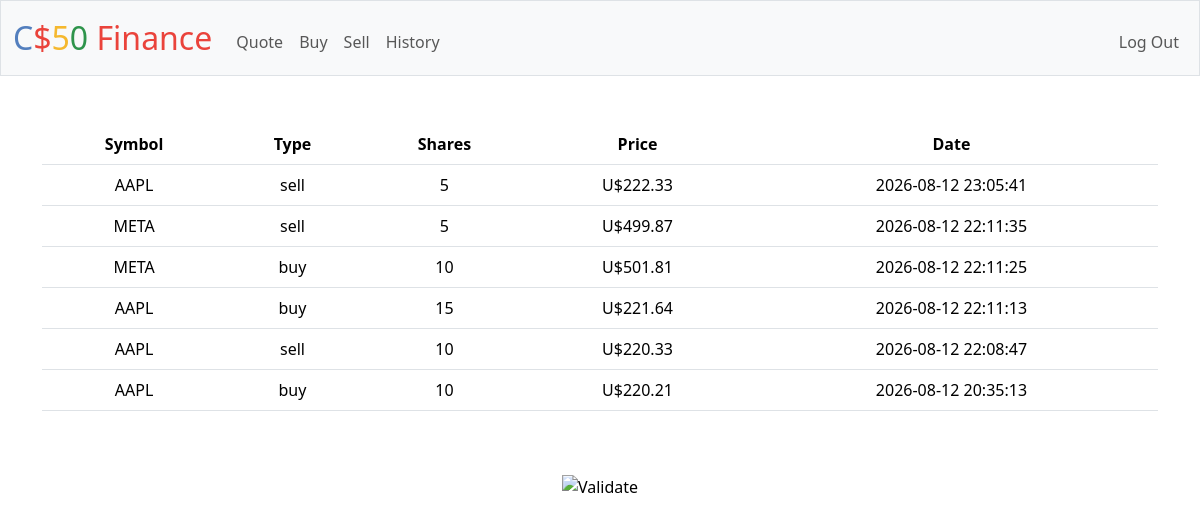
Screenshot of /history (signed in) with the database file from the repository.
### tables this page shows
CREATE TABLE transactions (
    id INTEGER PRIMARY KEY AUTOINCREMENT,
    user_id INTEGER NOT NULL,
    type TEXT NOT NULL,
    amount INTEGER NOT NULL,
    symbol TEXT NOT NULL,
    price FLOAT NOT NULL,
    date DATETIME NOT NULL,
    FOREIGN KEY (user_id) REFERENCES users(id)
);

### app.py (the view)
@app.route("/history")
@login_required
def history():
    history = db.execute("SELECT symbol, type, amount, price, date FROM transactions WHERE user_id = ? ORDER BY date DESC", session["user_id"])
    return render_template("history.html", history=history)

### app.py (called while the page is built)
@app.after_request
def after_request(response):
    response.headers["Cache-Control"] = "no-cache, no-store, must-revalidate"
    response.headers["Expires"] = 0
    response.headers["Pragma"] = "no-cache"
    return response

### helpers.py (called while the page is built)
def login_required(f):
    @wraps(f)
    def decorated_function(*args, **kwargs):
        if session.get("user_id") is None:
            return redirect("/login")
        return f(*args, **kwargs)
    return decorated_function

def usd(value):
    return f"${value:,.2f}"

### templates/history.html (shortened to what this page needs)
{% extends "layout.html" %}
{% block main %}
    <table class="table">
        <thead>
            <tr>
                <th>Symbol</th>
                <th>Type</th>
                <th>Shares</th>
                <th>Price</th>
                <th>Date</th>
            </tr>
        </thead>
        <tbody>
            {% for stock in history%}
                <tr>
                    <td>{{ stock.symbol.upper() }}</td>
                    <td>{{ stock.type }}</td>
                    <td>{{ stock.amount }}</td>
                    <td>U{{ stock.price | usd }}</td>
                    <td>{{ stock.date }}</td>
                </tr>
            {% endfor %}
        </tbody>
    </table>
{% endblock %}

### templates/layout.html (shortened to what this page needs)
<!DOCTYPE html>
<html lang="en">
    <head>
        <link href="https://cdn.jsdelivr.net/npm/bootstrap@5.3.3/dist/css/bootstrap.min.css" rel="stylesheet">
        <link href="/static/styles.css" rel="stylesheet">
    </head>
    <body>
        <nav class="bg-light border navbar navbar-expand-md navbar-light">
            <div class="container-fluid">
                <a class="navbar-brand" href="/"><span class="blue">C</span><span class="red">$</span><span class="yellow">5</span><span class="green">0</span> <span class="red">Finance</span></a>
                <div class="collapse navbar-collapse" id="navbar">
                    {% if session["user_id"] %}
                        <ul class="navbar-nav me-auto mt-2">
                            <li class="nav-item"><a class="nav-link" href="/quote">Quote</a></li>
                            <li class="nav-item"><a class="nav-link" href="/buy">Buy</a></li>
                            <li class="nav-item"><a class="nav-link" href="/sell">Sell</a></li>
                            <li class="nav-item"><a class="nav-link" href="/history">History</a></li>
                        </ul>
                        <ul class="navbar-nav ms-auto mt-2">
                            <li class="nav-item"><a class="nav-link" href="/logout">Log Out</a></li>
                        </ul>
                    {% else %}
                        <ul class="navbar-nav ms-auto mt-2">
                            <li class="nav-item"><a class="nav-link" href="/register">Register</a></li>
                            <li class="nav-item"><a class="nav-link" href="/login">Log In</a></li>
                        </ul>
                    {% endif %}
                </div>
            </div>
        </nav>
        <main class="container py-5 text-center">
            {% block main %}{% endblock %}
        </main>
        <footer class="mb-5">
            <form action="https://validator.w3.org/check" class="text-center" enctype="multipart/form-data" method="post" target="_blank">
                <input alt="Validate" src="/static/I_heart_validator.png" type="image">
            </form>
        </footer>
    </body>
</html>

### static/styles.css (style rules this page uses)
nav .navbar-brand { font-size: xx-large; }
nav .navbar-brand .blue { color: #537fbe; }
nav .navbar-brand .red { color: #ea433b; }
nav .navbar-brand .yellow { color: #f5b82e; }
nav .navbar-brand .green { color: #2e944b; }

### rows the page displays
transactions: symbol "AAPL", type "sell", amount "5", price "$222.33", date "2026-08-12 23:05:41"
transactions: symbol "META", type "sell", amount "5", price "$499.87", date "2026-08-12 22:11:35"
transactions: symbol "META", type "buy", amount "10", price "$501.81", date "2026-08-12 22:11:25"
transactions: symbol "AAPL", type "buy", amount "15", price "$221.64", date "2026-08-12 22:11:13"
transactions: symbol "AAPL", type "sell", amount "10", price "$220.33", date "2026-08-12 22:08:47"
transactions: symbol "AAPL", type "buy", amount "10", price "$220.21", date "2026-08-12 20:35:13"
